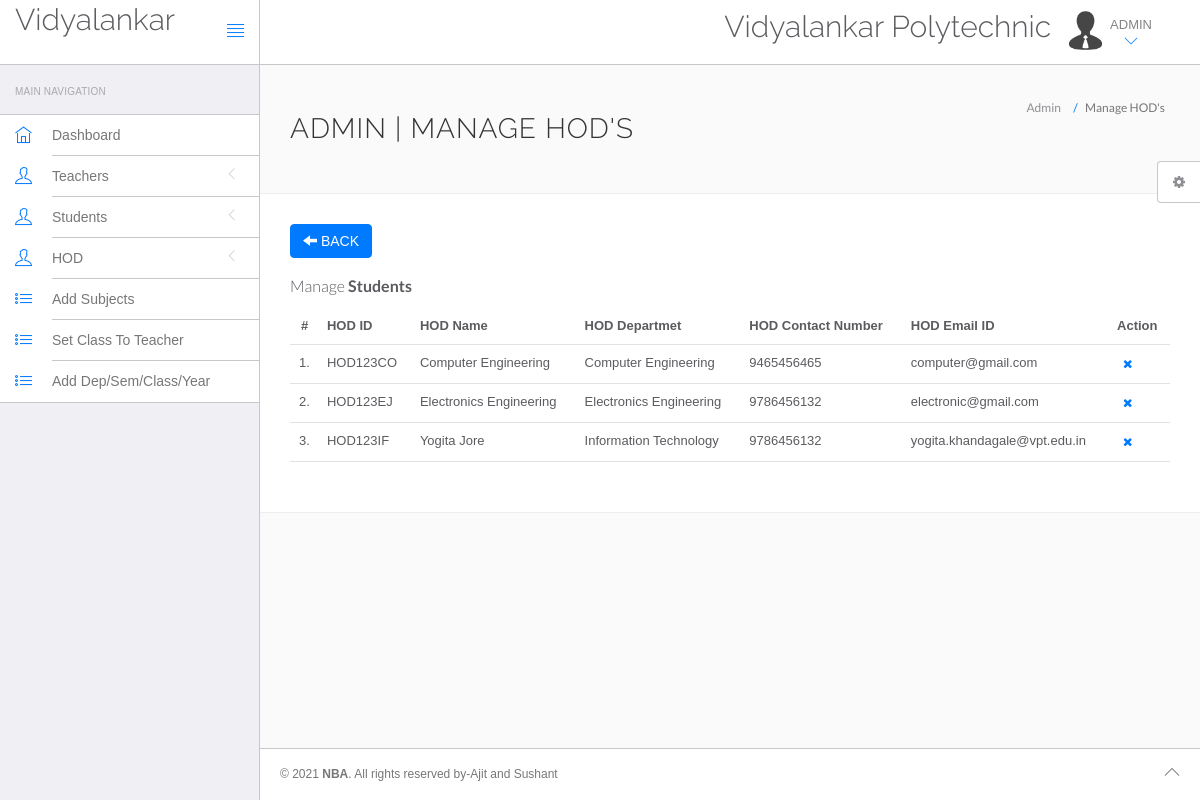
Screenshot of /afclick/admin/manage-HOD.php (signed in) with the database file from the repository.
### tables this page shows
CREATE TABLE `hod` (
  `hod_id` varchar(20) NOT NULL,
  `hod_name` varchar(30) NOT NULL,
  `hod_password` varchar(100) NOT NULL,
  `hod_phone` bigint(10) NOT NULL,
  `hod_email` varchar(50) NOT NULL,
  `dept_name` varchar(30) NOT NULL
);

### afclick/admin/manage-HOD.php (the view, shortened to what this page needs)
<?php
include('include/config.php');
?>
<!DOCTYPE html>
<html lang="en">
	<head>
		<link rel="stylesheet" href="vendor/bootstrap/css/bootstrap.min.css">
		<link rel="stylesheet" href="vendor/fontawesome/css/font-awesome.min.css">
		<link rel="stylesheet" href="vendor/themify-icons/themify-icons.min.css">
		<link href="vendor/animate.css/animate.min.css" rel="stylesheet" media="screen">
		<link href="vendor/perfect-scrollbar/perfect-scrollbar.min.css" rel="stylesheet" media="screen">
		<link href="vendor/switchery/switchery.min.css" rel="stylesheet" media="screen">
		<link href="vendor/bootstrap-touchspin/jquery.bootstrap-touchspin.min.css" rel="stylesheet" media="screen">
		<link href="vendor/select2/select2.min.css" rel="stylesheet" media="screen">
		<link href="vendor/bootstrap-datepicker/bootstrap-datepicker3.standalone.min.css" rel="stylesheet" media="screen">
		<link href="vendor/bootstrap-timepicker/bootstrap-timepicker.min.css" rel="stylesheet" media="screen">
		<link rel="stylesheet" href="assets/css/styles.css">
		<link rel="stylesheet" href="assets/css/plugins.css">
		<link rel="stylesheet" href="assets/css/themes/theme-1.css" id="skin_color" />
	</head>
	<body>
		<div id="app">
<?php include('include/sidebar.php');?>
			<div class="app-content">
						<?php include('include/header.php');?>
				<div class="main-content" >
					<div class="wrap-content container" id="container">
						<section id="page-title">
							<div class="row">
								<div class="col-sm-8">
									<h1 class="mainTitle">Admin | Manage HOD's</h1>
																	</div>
								<ol class="breadcrumb">
									<li>
										<span>Admin</span>
									</li>
									<li class="active">
										<span>Manage HOD's</span>
									</li>
								</ol>
							</div>
						</section>
						<div class="container-fluid container-fullw bg-white">
						    <div class="row">
								<div class="col-md-12">
								<a class="btn btn-primary" href="dashboard.php"><span class="glyphicon glyphicon-arrow-left"></span> BACK</a><br><br>
									<h5 class="over-title margin-bottom-15">Manage <span class="text-bold">Students</span></h5>
									<table class="table table-hover" id="sample-table-1">
										<thead>
											<tr>
												<th class="center">#</th>
												<th class="hidden-xs">HOD ID</th>
												<th>HOD Name </th>
												<th>HOD Departmet </th>
												<th>HOD Contact Number</th>
                                                <th>HOD Email ID</th>
												<th>Action</th>
											</tr>
										</thead>
										<tbody>
<?php
$sql=mysqli_query($con,"select * from hod");
$cnt=1;
while($row=mysqli_fetch_array($sql))
{
?>
											<tr>
												<td class="center"><?php echo $cnt;?>.</td>
												<td class="hidden-xs"><?php echo $row['hod_id'];?></td>
												<td><?php echo $row['hod_name'];?></td>
												<td><?php echo $row['dept_name'];?></td>
												<td><?php echo $row['hod_phone'];?></td>
                                                <td><?php echo $row['hod_email'];?></td>
												<td >
												<div class="visible-md visible-lg hidden-sm hidden-xs">
	<a href="manage-HOD.php?id=<?php echo $row['enrollment']?>&del=delete" onClick="return confirm('Are you sure you want to delete?')"class="btn btn-transparent btn-xs tooltips" tooltip-placement="top" tooltip="Remove"><i class="fa fa-times fa fa-white"></i></a>
												</div>
												</td>
											</tr>
											<?php
$cnt=$cnt+1;
											 }?>
										</tbody>
									</table>
								</div>
							</div>
								</div>
							</div>
						</div>
					</div>
	<?php include('include/footer.php');?>
	<?php include('include/setting.php');?>
		</div>
	</body>
</html>

### afclick/admin/assets/css/themes/theme-1.css (style rules this page uses)
body { background: #FAFAFA; }

### rows the page displays
hod: hod_id "HOD123CO", hod_name "Computer Engineering", dept_name "Computer Engineering", hod_phone "9465456465", hod_email "computer@gmail.com"
hod: hod_id "HOD123EJ", hod_name "Electronics Engineering", dept_name "Electronics Engineering", hod_phone "9786456132", hod_email "electronic@gmail.com"
hod: hod_id "HOD123IF", hod_name "Yogita Jore", dept_name "Information Technology", hod_phone "9786456132", hod_email "yogita.khandagale@vpt.edu.in"
